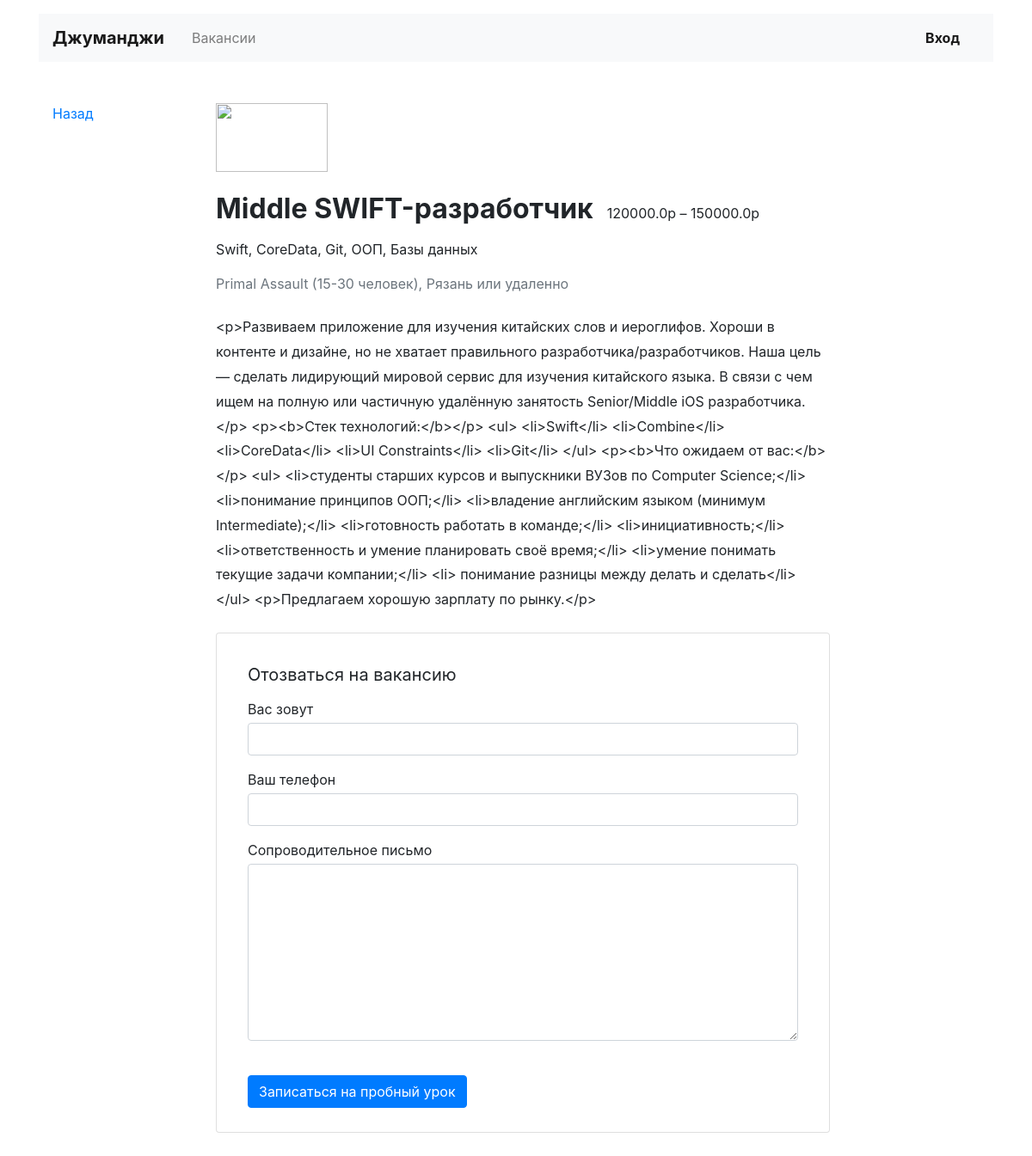
The page /vacancies/3 on the database its author committed.
### vacancies/models.py (models this page shows)
class Vacancy(models.Model):
    title = models.CharField(max_length=100)
    specialty = models.ForeignKey(Specialty, on_delete=models.CASCADE, related_name="vacancies")
    company = models.ForeignKey(Company, on_delete=models.CASCADE, related_name="vacancies")
    skills = models.TextField()
    description = models.TextField()
    salary_min = models.FloatField()
    salary_max = models.FloatField()
    published_at = models.DateTimeField()

### vacancies/views.py (the view)
# urls.py: path('vacancies/<int:vacancy_id>', vacancy_view),
def vacancy_view(request, vacancy_id):
    return render(request, 'vacancies/vacancy.html', context={
        "vacancy": Vacancy.objects.filter(id=vacancy_id).first(),
    })

### vacancies/templates/vacancies/vacancy.html (shortened to what this page needs)
<!DOCTYPE html>
<html lang="ru">
<head>
  <link rel="stylesheet" href="https://stackpath.bootstrapcdn.com/bootstrap/4.3.1/css/bootstrap.min.css">
</head>
<body>
  <header class="container mt-3">
    <nav class="navbar navbar-expand-lg navbar-light bg-light">
      <a class="navbar-brand mr-4 font-weight-bold" href="#">Джуманджи</a>
      <div class="collapse navbar-collapse justify-content-between" id="navbarNav">
        <ul class="navbar-nav col-10">
          <li class="nav-item">
            <a class="nav-link" href="#">Вакансии</a>
          </li>
        </ul>
        <ul class="navbar-nav col-2 justify-content-end">
          <li class="nav-item active">
            <a href="#" class="nav-link font-weight-bold">Вход</a>
          </li>
        </ul>
      </div>
    </nav>
  </header>
  <main class="container mt-3 pb-5">
    <div class="row mt-5">
      <div class="col-12 col-lg-2">
        <div class="pl-3 mb-5">
          <p><a href="#">Назад</a></p>
        </div>
      </div>
      <div class="col-12 col-lg-8">
        <section class="pl-3">
          <a href="#"><img src="https://place-hold.it/130x80" width="130" height="80" alt=""></a>
          <div class="d-flex align-items-baseline align-content-baseline">
            <h1 class="h2 mt-4 font-weight-bold" >{{ vacancy.title }}</h1>
            <p class="m-0 pl-3">{{ vacancy.salary_min }}р – {{ vacancy.salary_max }}р</p>
          </div>
          <p class="mt-2">{{ vacancy.skills }}</p>
          <p class="text-muted mb-4">Primal Assault (15-30 человек), Рязань или удаленно</p>
          <div style="line-height: 1.8;">
            {{ vacancy.description }}
          </div>
          <form action="/echo" class="card mt-4 mb-3" enctype="multipart/form-data">
            <div class="card-body mx-3">
              <p class="h5 mt-3 font-weight-normal">Отозваться на вакансию</p>
              <div class="form-group">
                <label class="mb-1 mt-2" for="userName">Вас зовут</label>
                <input class="form-control" type="text" placeholder="" id="userName">
              </div>
              <div class="form-group">
                <label class="mb-1" for="userPhone">Ваш телефон</label>
                <input class="form-control" type="tel" placeholder="" id="userPhone">
              </div>
              <div class="form-group">
                <label class="mb-1" for="userMsg" >Сопроводительное письмо</label>
                <textarea class="form-control" rows="8" id="userMsg"></textarea>
              </div>
              <input type="submit" class="btn btn-primary mt-4 mb-2" value="Записаться на пробный урок">
            </div>
          </form>
        </section>
      </div>
    </div>
  </main>
</body>
</html>

### rows shown on the page
Vacancy: title "Middle SWIFT-разработчик", salary_min "120000.0", salary_max "150000.0", skills "Swift, CoreData, Git, ООП, Базы данных", description "<p>Развиваем приложение для изучения китайских слов и иероглифов. Хороши в контенте и дизайне, но не хватает правильного разработчика/разработчиков. Наша цель — сделать лидирующий мировой сервис для изучения китайского языка. В связи с чем ищем на полную или частичную удалённую занятость Senior/Middle iOS разработчика.</p> <p><b>Стек технологий:</b></p> <ul> <li>Swift</li> <li>Combine</li> <li>CoreData</li> <li>UI Constraints</li> <li>Git</li> </ul> <p><b>Что ожидаем от вас:</b></p> <ul> <li>студенты старших курсов и выпускники ВУЗов по Computer Science;</li> <li>понимание принципов ООП;</li> <li>владение английским языком (минимум Intermediate);</li> <li>готовность работать в команде;</li>…"
